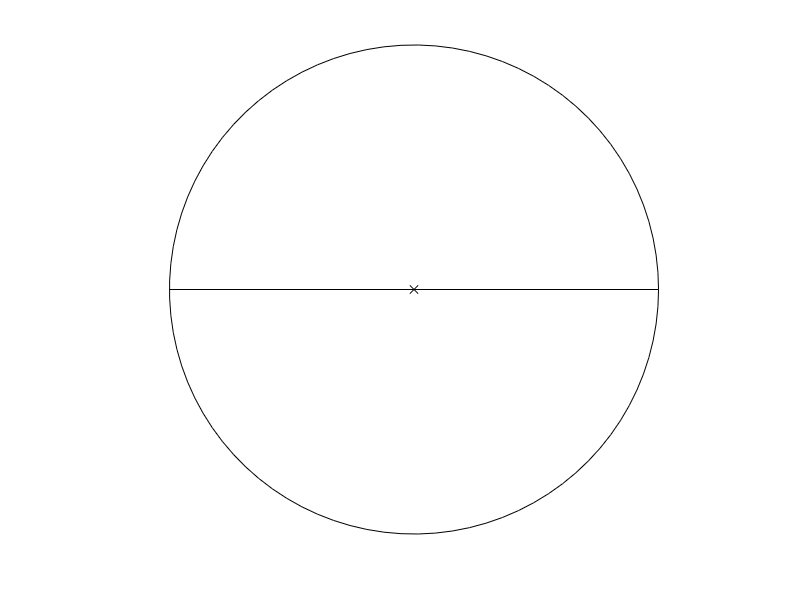

Reproduce this figure in MATLAB.
## Copyright (C) 2018 Ludger O. Suarez-Burgoa
## 

## -*- texinfo -*- 
## @deftypefn {} {@var{retval} =} plotframevertseccusphere (@var{input1}, @var{input2})
##
## @seealso{}
## @end deftypefn

## Author: Ludger O. Suarez-Burgoa <ludger@ludger-Inspiron-3458>
## Created: 2018-07-18

function [ ] = plotframevertseccusphere (wantplotpatch, patchColor)
    
if nargin < 1
    wantplotpatch = false;
    patchColor = 'c';
elseif nargin < 2
    patchColor = 'c';
endif

hold on
# The lower hemisphere patch
if wantplotpatch
    h = arcpatch (0, 0, 1, rad2deg([pi, 2*pi]));
    set(h, 'facecolor', 'c', 'edgecolor', patchColor);
endif
    
# The unit circle.
numDivCirc = 90;
[xcc, ycc] = pol2cart (linspace(0, 2*pi, numDivCirc), ones(1, numDivCirc));
plot (xcc, ycc, 'k-');

# The horizontal line.
plot([-1, 1], zeros(1,2), 'k-');
# The center of the circle.
plot(0, 0, 'kx');
# Other final corrections.
axis equal
axis off
    
endfunction
